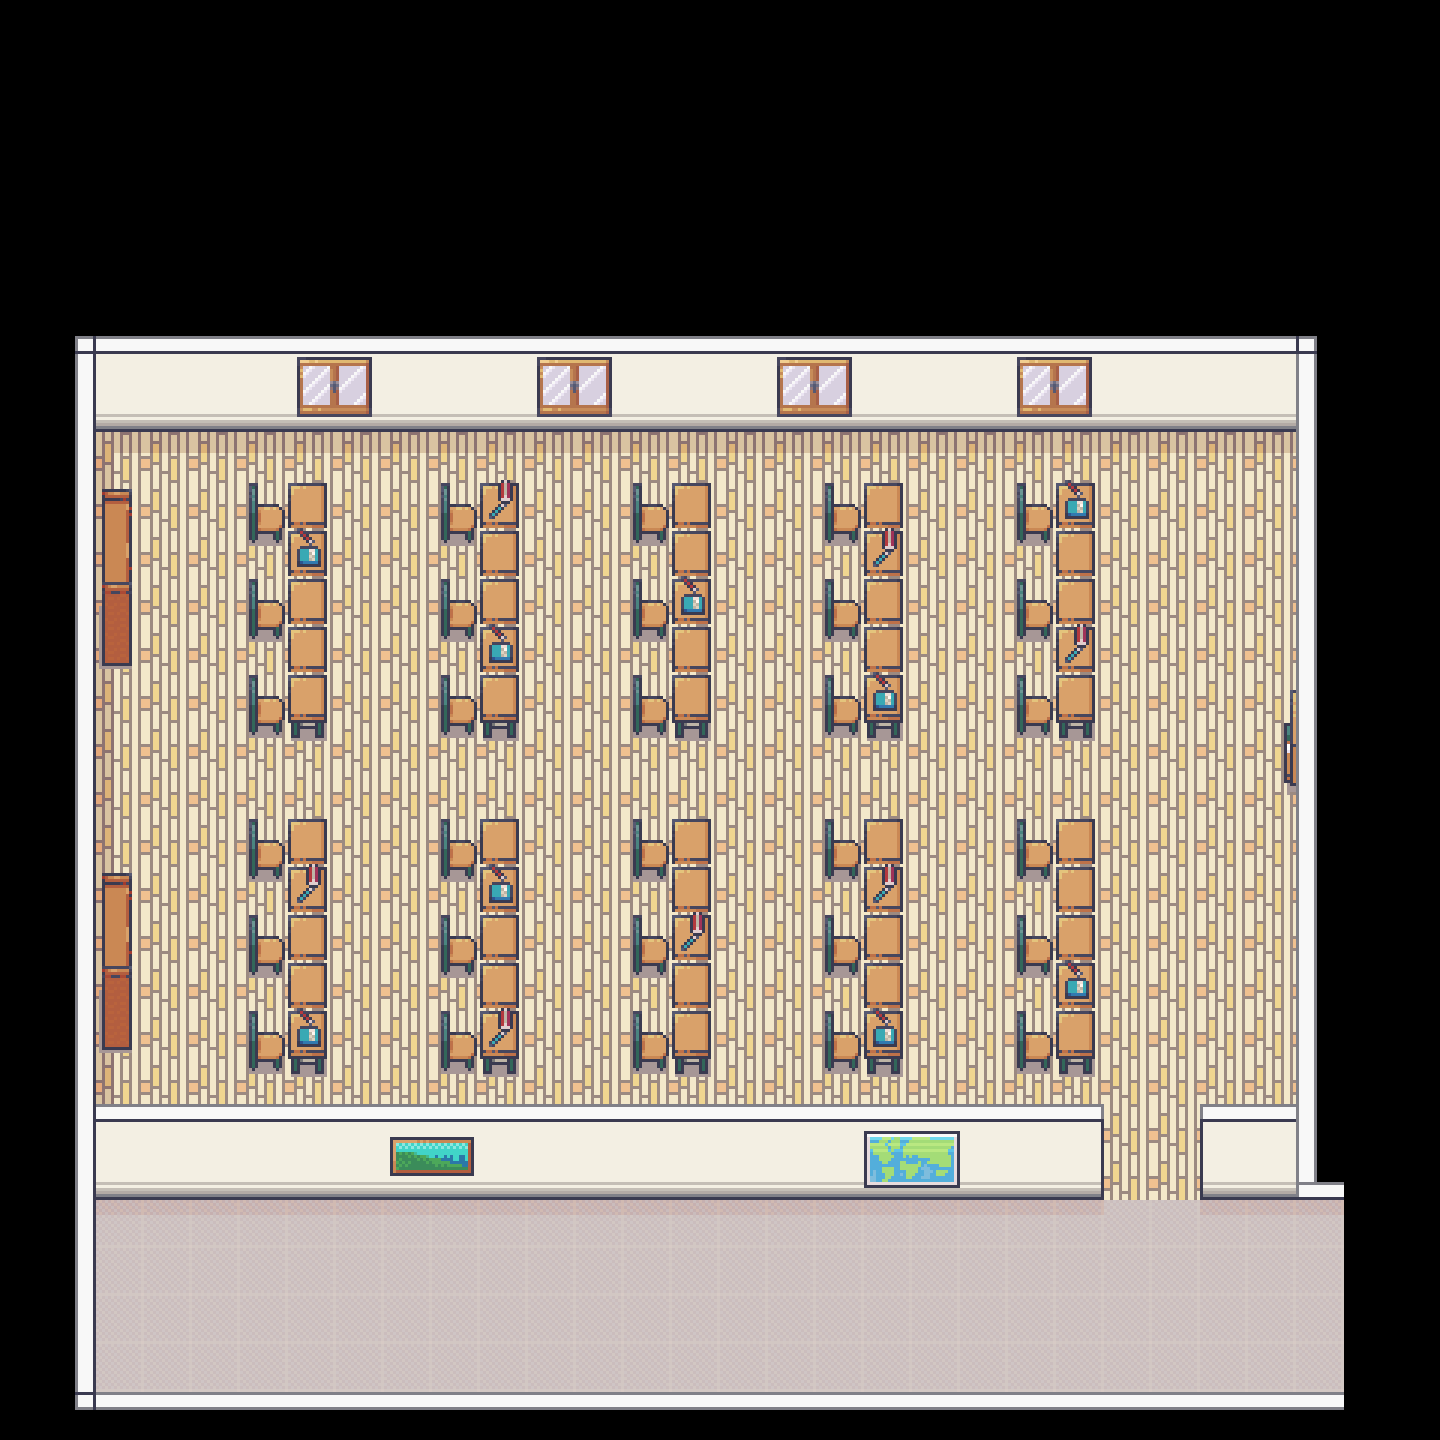

Rendered tile map (Tiled .tmx) drawn with the repository's tilesets; below, a short description and the map source with its tile grids summarised:
An orthogonal 30x30 tile map with 48x48 px tiles, 3 tile layers (ground, object, item), 7 tilesets and 54 objects (Elma, Jessica, Lauren, Ambe).

<map version="1.9" tiledversion="1.9.2" orientation="orthogonal" renderorder="right-down" width="30" height="30" tilewidth="48" tileheight="48" infinite="0" nextlayerid="7" nextobjectid="108">
 <tileset firstgid="1" source="5_Classroom_and_library_48x48.tsx" />
 <tileset firstgid="545" source="Tileset_48x48_6.tsx" />
 <tileset firstgid="645" source="1_Generic_48x48.tsx" />
 <tileset firstgid="1893" source="26_Condominium_48x48.tsx" />
 <tileset firstgid="2197" source="2_LivingRoom_48x48.tsx" />
 <tileset firstgid="2917" source="Tileset_48x48_9.tsx" />
 <tileset firstgid="3017" source="Tileset_48x48_7.tsx" />
 <layer id="2" name="ground" width="30" height="30">
  <data>[900 cells, 621 non-empty, 32 distinct tile ids]</data>
 </layer>
 <layer id="3" name="object" width="30" height="30">
  <data>[900 cells, 139 non-empty, 19 distinct tile ids]</data>
 </layer>
 <layer id="4" name="item" width="30" height="30">
  <data>[900 cells, 32 non-empty, 6 distinct tile ids]</data>
 </layer>
 <objectgroup id="5" name="npc">
  <object id="1" name="Elma" x="413.397" y="582.201">
   <point />
  </object>
  <object id="2" name="Jessica" x="980.096" y="906.029">
   <point />
  </object>
  <object id="3" name="Lauren" x="759.617" y="1236.75">
   <point />
  </object>
  <object id="5" name="Ambe" x="587.368" y="978.373">
   <point />
  </object>
 </objectgroup>
 <objectgroup id="6" name="collision">
  <object id="56" x="1056.36" y="487.834" width="37.8947" height="244.593" />
  <object id="57" x="1056.36" y="823.385" width="37.8947" height="244.593" />
  <object id="58" x="864.33" y="821.829" width="37.8947" height="244.593" />
  <object id="59" x="672.522" y="822.609" width="37.8947" height="244.593" />
  <object id="60" x="478.603" y="821.552" width="37.8947" height="244.593" />
  <object id="61" x="287.685" y="821.499" width="37.8947" height="244.593" />
  <object id="62" x="288.574" y="485.724" width="37.8947" height="244.593" />
  <object id="63" x="478.603" y="485.724" width="37.8947" height="244.593" />
  <object id="64" x="670.077" y="486.667" width="37.8947" height="244.593" />
  <object id="65" x="861.828" y="486.777" width="37.8947" height="244.593" />
  <object id="66" x="102.101" y="561.834" width="29.2823" height="103.349" />
  <object id="67" x="102.517" y="945.959" width="29.2823" height="103.349" />
  <object id="68" x="91.7657" y="1101.56" width="1008.44" height="94.2197" />
  <object id="69" x="1198.11" y="1107.18" width="100.111" height="90.3243" />
  <object id="70" x="248.512" y="508.781" width="34.4498" height="31.0048" />
  <object id="71" x="250.235" y="603.518" width="34.4498" height="31.0048" />
  <object id="72" x="250.235" y="700.7" width="34.4498" height="31.0048" />
  <object id="73" x="250.235" y="844.667" width="34.4498" height="31.0048" />
  <object id="74" x="249.68" y="939.293" width="34.4498" height="31.0048" />
  <object id="75" x="248.512" y="1036.03" width="34.4498" height="31.0048" />
  <object id="76" x="441.431" y="506.614" width="34.4498" height="31.0048" />
  <object id="77" x="438.986" y="603.796" width="34.4498" height="31.0048" />
  <object id="78" x="441.431" y="698.088" width="34.4498" height="31.0048" />
  <object id="79" x="440.986" y="844.667" width="34.4498" height="31.0048" />
  <object id="80" x="441.818" y="940.959" width="34.4498" height="31.0048" />
  <object id="81" x="442.263" y="1033.42" width="34.4498" height="31.0048" />
  <object id="82" x="633.182" y="844.112" width="34.4498" height="31.0048" />
  <object id="83" x="633.46" y="939.959" width="34.4498" height="31.0048" />
  <object id="84" x="634.46" y="1036.31" width="34.4498" height="31.0048" />
  <object id="85" x="635.182" y="698.365" width="34.4498" height="31.0048" />
  <object id="86" x="635.795" y="604.241" width="34.4498" height="31.0048" />
  <object id="87" x="634.737" y="508.279" width="34.4498" height="31.0048" />
  <object id="88" x="826.713" y="509.059" width="34.4498" height="31.0048" />
  <object id="89" x="825.488" y="605.686" width="34.4498" height="31.0048" />
  <object id="90" x="826.823" y="699.59" width="34.4498" height="31.0048" />
  <object id="91" x="826.656" y="843.944" width="34.4498" height="31.0048" />
  <object id="92" x="827.378" y="939.848" width="34.4498" height="31.0048" />
  <object id="93" x="827.378" y="1037.03" width="34.4498" height="31.0048" />
  <object id="94" x="1019.02" y="1036.86" width="34.4498" height="31.0048" />
  <object id="95" x="1019.74" y="940.681" width="34.4498" height="31.0048" />
  <object id="96" x="1014.57" y="843.667" width="34.4498" height="31.0048" />
  <object id="97" x="1017.74" y="700.7" width="34.4498" height="31.0048" />
  <object id="98" x="1018.57" y="604.576" width="34.4498" height="31.0048" />
  <object id="99" x="1016.85" y="511.504" width="34.4498" height="31.0048" />
  <object id="100" x="75.8506" y="333.988" width="1235.63" height="97.8718" />
  <object id="101" x="1296.8" y="336.434" width="19.5744" height="860.048" />
  <object id="102" x="75.8506" y="333.988" width="17.1276" height="1071.7" />
  <object id="104" x="76" y="1390.67" width="1268" height="17.3333" />
  <object id="105" x="1300" y="1182.67" width="44" height="14.6667" />
  <object id="107" x="1278.67" y="733.333" width="21.3333" height="46.6667" />
 </objectgroup>
</map>
